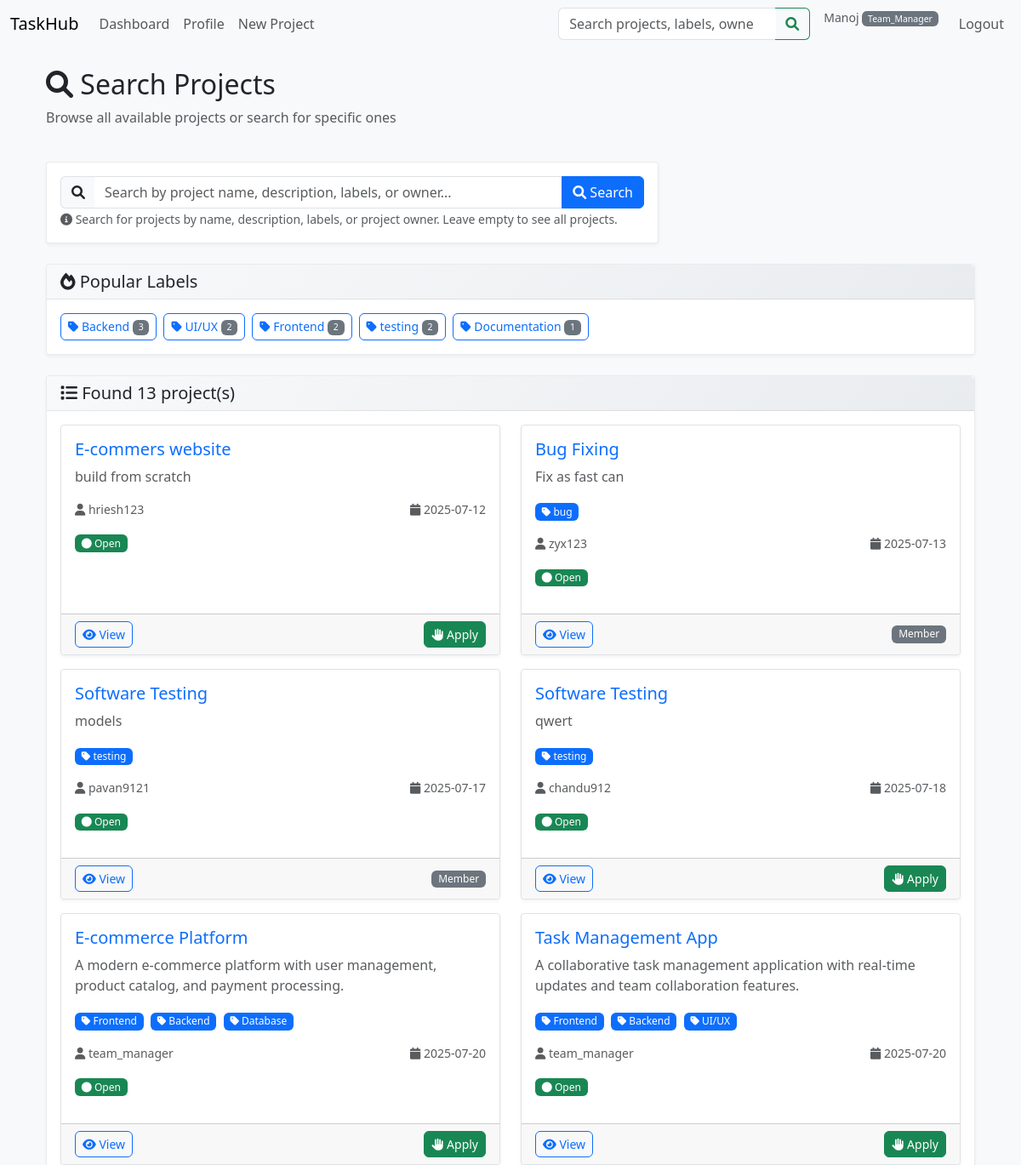
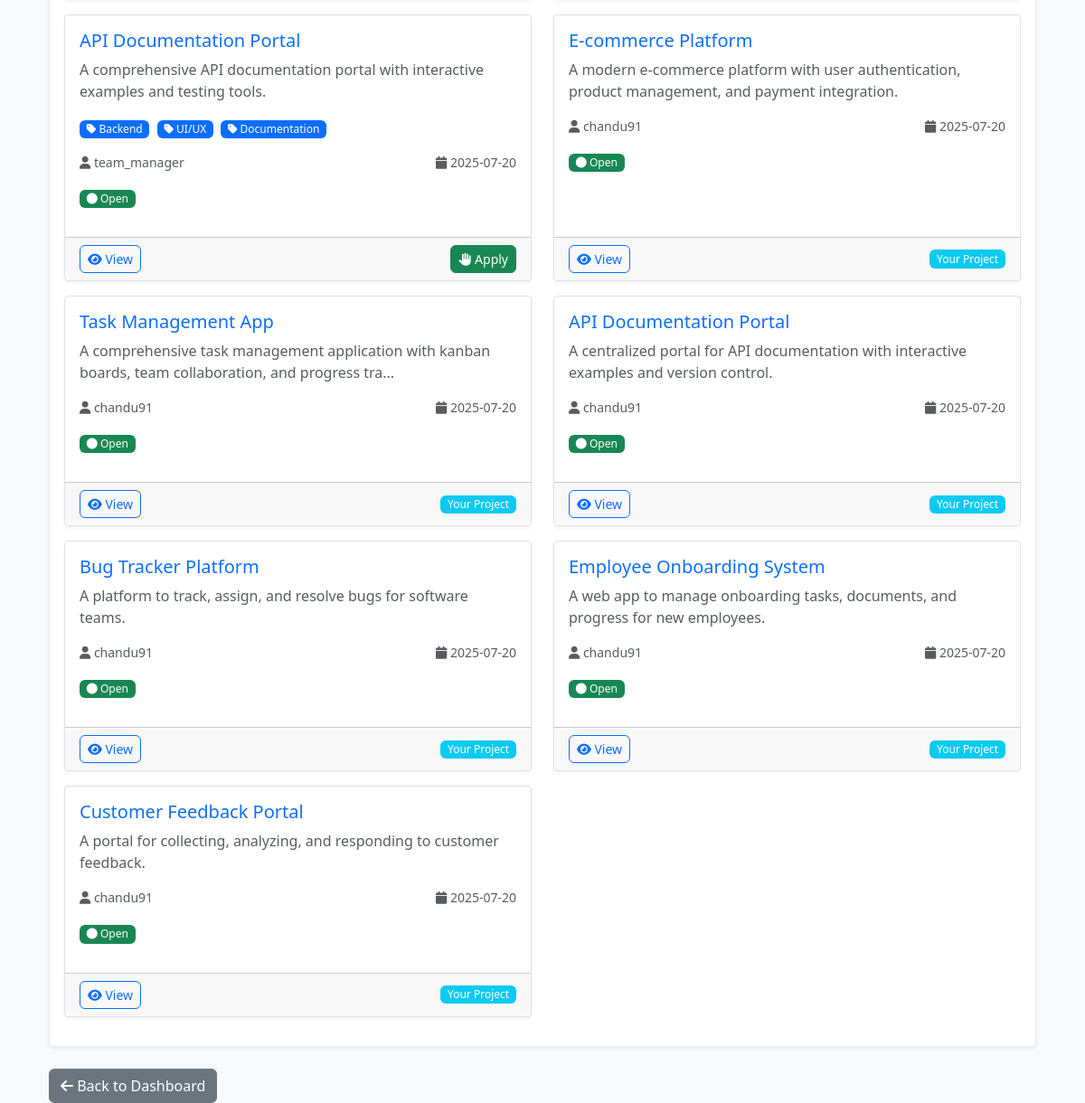
Screenshot of /projects/search (signed in) with the database file from the repository (2 pictures, top to bottom).
### models/user.py (models this page shows, shortened)
class User(db.Model, UserMixin):
    __tablename__ = 'user'
    id = db.Column(db.Integer, primary_key=True)
    username = db.Column(db.String(80), unique=True, nullable=False, index=True)
    email = db.Column(db.String(120), unique=True, nullable=False, index=True)
    password_hash = db.Column(db.String(128), nullable=False)
    role = db.Column(
        db.Enum('visitor', 'developer', 'team_manager', 'admin', name='user_roles'),
        default='visitor',
        nullable=False
    )
    created_at = db.Column(db.DateTime, default=datetime.utcnow)
    updated_at = db.Column(
        db.DateTime,
        default=datetime.utcnow,
        onupdate=datetime.utcnow
    )
    full_name = db.Column(db.String(150))
    job_title = db.Column(db.String(100))
    department = db.Column(db.String(100))
    organization = db.Column(db.String(150))
    location = db.Column(db.String(100))
    bio = db.Column(db.Text)
    avatar_url = db.Column(db.String(255))
    team_id = db.Column(db.Integer, db.ForeignKey('team.id'), nullable=True)
    is_team_leader = db.Column(db.Boolean, default=False)
    owned_projects = db.relationship(
        'Project',
        back_populates='owner',
        lazy='dynamic'
    )
    projects = db.relationship(
        'Project',
        secondary='project_members',
        back_populates='members',
        lazy='dynamic'
    )
    tasks_created = db.relationship(
        'Task',
        back_populates='creator',
        foreign_keys='Task.creator_id',
        lazy='dynamic'
    )
    assigned_tasks = db.relationship(
        'Task',
        foreign_keys='Task.assignee_id',
        back_populates='assignee',
        lazy='dynamic'
    )
    reported_tasks = db.relationship(
        'Task',
        foreign_keys='Task.reporter_id',
        back_populates='reporter',
        lazy='dynamic'
    )
    task_membership = db.relationship(
        'TaskMember',
        back_populates='user',
        lazy='dynamic',
        cascade='all, delete-orphan'
    )
    tickets_created = db.relationship(
        'Ticket',
        back_populates='creator',
        lazy='dynamic',
        cascade='all, delete-orphan'
    )
    role_applications = db.relationship(
        'RoleApplication',
        back_populates='applicant',
        lazy='dynamic',
        cascade='all, delete-orphan',
        foreign_keys='RoleApplication.applicant_id'
    )
    project_applications = db.relationship(
        'ProjectApplication',
        back_populates='applicant',
        lazy='dynamic',
        cascade='all, delete-orphan',
        foreign_keys='ProjectApplication.applicant_id'
    )

### models/project.py (models this page shows, shortened)
class Label(db.Model):
    __tablename__ = 'label'
    id = db.Column(db.Integer, primary_key=True)
    name = db.Column(db.String(50), nullable=False, unique=True)
    color = db.Column(db.String(7), default='#007bff')  # Hex color code
    description = db.Column(db.String(200))
    created_at = db.Column(db.DateTime, default=datetime.utcnow)
    projects = db.relationship(
        'Project',
        secondary=project_labels,
        back_populates='labels',
        lazy='dynamic'
    )

class Project(db.Model):
    __tablename__ = 'project'
    id = db.Column(db.Integer, primary_key=True)
    name = db.Column(db.String(150), nullable=False)
    description = db.Column(db.Text)
    status = db.Column(
        db.Enum('open', 'closed', name='project_status'),
        default='open',
        nullable=False
    )
    owner_id = db.Column(db.Integer, db.ForeignKey('user.id'), nullable=False)
    team_id = db.Column(db.Integer, db.ForeignKey('team.id'), nullable=True)
    created_at = db.Column(db.DateTime, default=datetime.utcnow)
    updated_at = db.Column(
        db.DateTime,
        default=datetime.utcnow,
        onupdate=datetime.utcnow
    )
    owner = db.relationship(
        'User',
        back_populates='owned_projects'
    )
    members = db.relationship(
        'User',
        secondary=project_members,
        back_populates='projects',
        lazy='dynamic'
    )
    labels = db.relationship(
        'Label',
        secondary=project_labels,
        back_populates='projects',
        lazy='dynamic'
    )
    tasks = db.relationship(
        'Task',
        back_populates='project',
        lazy='dynamic',
        cascade='all, delete-orphan'
    )
    tickets = db.relationship(
        'Ticket',
        back_populates='project',
        lazy='dynamic',
        cascade='all, delete-orphan'
    )

### routes/project_routes.py (the view)
@project_bp.route("/search")
@login_required
def search_projects():
    search_query = request.args.get('labels', '').strip()
    projects = []
    error_message = None
    try:
        if not search_query:
            projects = search_projects_enhanced("", current_user)
            search_query = ""
        else:
            projects = search_projects_enhanced(search_query, current_user)
    except Exception as e:
        print(f"Search error: {e}")
        error_message = "No records found. (Database or search error)"
    popular_labels = get_popular_labels(5)
    return render_template(
        "project_search.html",
        projects=projects,
        search_labels=search_query,
        popular_labels=popular_labels,
        error_message=error_message
    )

### controllers/project_controllers.py (called while the page is built, shortened)
def search_projects_enhanced(search_query, user=None):
    if not search_query or not search_query.strip():
        projects = Project.query.filter(Project.status == 'open').all()
    return projects

def get_popular_labels(limit=10):
    return db.session.query(Label, db.func.count(Project.id).label('project_count')).select_from(
        Label
    ).join(
        project_labels, Label.id == project_labels.c.label_id
    ).join(
        Project, project_labels.c.project_id == Project.id
    ).group_by(Label.id).order_by(
        db.func.count(Project.id).desc()
    ).limit(limit).all()

### templates/project_search.html (shortened to what this page needs)
{% extends "base.html" %}
{% block content %}
<div class="container">
  <div class="row mb-4">
    <div class="col">
      <h2><i class="fas fa-search"></i> Search Projects</h2>
      {% if search_labels %}
        <p class="text-muted">Showing projects matching: <strong>{{ search_labels }}</strong></p>
      {% else %}
        <p class="text-muted">Browse all available projects or search for specific ones</p>
      {% endif %}
    </div>
  </div>
  <div class="row mb-4">
    <div class="col-md-8">
      <div class="card">
        <div class="card-body">
          <form method="GET" action="{{ url_for('projects.search_projects') }}" class="d-flex search-form">
            <div class="input-group">
              <span class="input-group-text">
                <i class="fas fa-search"></i>
              </span>
              <input type="text" class="form-control" name="labels"
                     placeholder="Search by project name, description, labels, or owner..."
                     value="{{ search_labels }}"
                     aria-label="Search projects">
              <button type="submit" class="btn btn-primary">
                <i class="fas fa-search"></i> Search
              </button>
            </div>
          </form>
          <small class="form-text text-muted mt-2">
            <i class="fas fa-info-circle"></i>
            Search for projects by name, description, labels, or project owner. Leave empty to see all projects.
          </small>
        </div>
      </div>
    </div>
  </div>
  {% if popular_labels %}
  <div class="row mb-4">
    <div class="col">
      <div class="card">
        <div class="card-header">
          <h5 class="mb-0"><i class="fas fa-fire"></i> Popular Labels</h5>
        </div>
        <div class="card-body">
          <div class="d-flex flex-wrap gap-2 popular-labels">
            {% for label, count in popular_labels %}
            <a href="{{ url_for('projects.search_projects', labels=label.name) }}"
               class="btn btn-outline-primary btn-sm">
              <i class="fas fa-tag"></i> {{ label.name }}
              <span class="badge bg-secondary">{{ count }}</span>
            </a>
            {% endfor %}
          </div>
        </div>
      </div>
    </div>
  </div>
  {% endif %}
  <div class="row">
    <div class="col">
      {% if error_message %}
        <div class="alert alert-warning text-center">
          <i class="fas fa-exclamation-circle"></i> {{ error_message }}
        </div>
      {% elif projects %}
        <div class="card">
          <div class="card-header">
            <h5 class="mb-0">
              <i class="fas fa-list"></i> Found {{ projects|length }} project(s)
            </h5>
          </div>
          <div class="card-body">
            <div class="row">
              {% for project in projects %}
              <div class="col-md-6 mb-3">
                <div class="card h-100 border">
                  <div class="card-body">
                    <h5 class="card-title">
                      <a href="{{ url_for('projects.detail', proj_id=project.id) }}" class="text-decoration-none">
                        {{ project.name }}
                      </a>
                    </h5>
                    {% if project.description %}
                    <p class="card-text text-muted">{{ project.description[:100] }}{% if project.description|length > 100 %}...{% endif %}</p>
                    {% endif %}
                    {% if project.labels.all() %}
                    <div class="mb-3">
                      {% for label in project.labels %}
                      <span class="badge bg-primary me-1">
                        <i class="fas fa-tag"></i> {{ label.name }}
                      </span>
                      {% endfor %}
                    </div>
                    {% endif %}
                    <div class="d-flex justify-content-between align-items-center mb-3">
                      <small class="text-muted">
                        <i class="fas fa-user"></i> {{ project.owner.username or project.owner.email }}
                      </small>
                      <small class="text-muted">
                        <i class="fas fa-calendar"></i> {{ project.created_at.strftime('%Y-%m-%d') }}
                      </small>
                    </div>
                    <div class="mb-3">
                      <span class="badge bg-{{ 'success' if project.status == 'open' else 'secondary' }}">
                        <i class="fas fa-circle"></i> {{ project.status.title() }}
                      </span>
                    </div>
                  </div>
                  <div class="card-footer">
                    <div class="d-flex justify-content-between align-items-center">
                      <a href="{{ url_for('projects.detail', proj_id=project.id) }}" class="btn btn-sm btn-outline-primary">
                        <i class="fas fa-eye"></i> View
                      </a>
                      {% if current_user.id != project.owner_id and not project.members.filter_by(id=current_user.id).first() %}
                        <a href="{{ url_for('projects.apply', proj_id=project.id) }}" class="btn btn-sm btn-success">
                          <i class="fas fa-hand-paper"></i> Apply
                        </a>
                      {% elif current_user.id == project.owner_id %}
                        <span class="badge bg-info">Your Project</span>
                      {% elif project.members.filter_by(id=current_user.id).first() %}
                        <span class="badge bg-secondary">Member</span>
                      {% endif %}
                    </div>
                  </div>
                </div>
              </div>
              {% endfor %}
            </div>
          </div>
        </div>
      {% endif %}
    </div>
  </div>
  <div class="row mt-4">
    <div class="col">
      <a href="{{ url_for('main.dashboard') }}" class="btn btn-secondary">
        <i class="fas fa-arrow-left"></i> Back to Dashboard
      </a>
    </div>
  </div>
</div>
{% endblock %}

### templates/base.html (shortened to what this page needs)
<!DOCTYPE html>
<html lang="en">
<head>
  <link
    href="https://cdn.jsdelivr.net/npm/bootstrap@5.3.0/dist/css/bootstrap.min.css"
    rel="stylesheet"
  >
  <link rel="stylesheet" href="https://cdnjs.cloudflare.com/ajax/libs/font-awesome/6.0.0/css/all.min.css">
  <link rel="stylesheet" href="{{ url_for('static', filename='css/style.css') }}">
</head>
<body>
<nav class="navbar navbar-expand-lg navbar-light bg-light mb-4">
  <div class="container-fluid">
            <a class="navbar-brand" href="{{ url_for('main.index') }}">TaskHub</a>
    <div class="collapse navbar-collapse">
      <ul class="navbar-nav me-auto">
        {% if current_user.is_authenticated %}
          <li class="nav-item">
            <a class="nav-link" href="{{ url_for('main.dashboard') }}">Dashboard</a>
          </li>
          <li class="nav-item">
            <a class="nav-link" href="{{ url_for('main.profile') }}">Profile</a>
          </li>
          {% if current_user.role in ['admin', 'team_manager'] %}
          <li class="nav-item">
            <a class="nav-link" href="{{ url_for('projects.create') }}">New Project</a>
          </li>
          {% endif %}
        {% endif %}
      </ul>
      {% if current_user.is_authenticated %}
      <form class="d-flex me-3" method="GET" action="{{ url_for('projects.search_projects') }}" style="min-width: 250px;">
        <div class="input-group">
          <input class="form-control" type="search" name="labels" placeholder="Search projects, labels, owners..."
                 aria-label="Search projects by labels, names, or owners">
          <button class="btn btn-outline-success" type="submit">
            <i class="fas fa-search"></i>
          </button>
        </div>
      </form>
      {% endif %}
      <ul class="navbar-nav">
        {% if current_user.is_authenticated %}
          <li class="nav-item">
            <span class="navbar-text me-3">
              <small class="text-muted">
                {{ current_user.full_name }}
                <span class="badge bg-{{ 'primary' if current_user.role == 'admin' else 'secondary' }}">
                  {{ current_user.role.title() }}
                </span>
              </small>
            </span>
          </li>
          <li class="nav-item">
            <a class="nav-link" href="{{ url_for('auth.logout') }}">Logout</a>
          </li>
        {% endif %}
      </ul>
    </div>
  </div>
</nav>
<div class="container">
  {% block content %}{% endblock %}
</div>
</body>
</html>

### static/css/style.css (style rules this page uses)
body { background-color: #f8f9fa; }
.navbar .input-group { max-width: 300px; }
.navbar .input-group .form-control { border-right: none; }
.navbar .input-group .btn { border-left: none; border-top-left-radius: 0; border-bottom-left-radius: 0; }
.search-form .input-group-text { background-color: #f8f9fa; border-right: none; }
.search-form .form-control { border-left: none; }
.popular-labels .btn { transition: all 0.2s ease; }
.card { border-radius: 0.25rem; }
.card { box-shadow: 0 2px 4px rgba(0,0,0,0.05); border: 1px solid rgba(0,0,0,0.08); transition: box-shadow 0.2s ease; }
.card-header { background: linear-gradient(135deg, #f8f9fa 0%, #e9ecef 100%); border-bottom: 1px solid rgba(0,0,0,0.08); }
.badge { font-weight: 500; }
.btn { border-radius: 6px; font-weight: 500; transition: all 0.2s ease; }

### rows the page displays
User: full_name "Manoj", role "Team_Manager"
Label: name "Backend", count "3"
Label: name "UI/UX", count "2"
Label: name "Frontend", count "2"
Label: name "testing", id "2"
Label: name "Documentation", count "1"
Project: name "E-commers website", description "build from scratch", owner "hriesh123", created_at "2025-07-12", status "Open"
Project: name "Bug Fixing", description "Fix as fast can", owner "zyx123", created_at "2025-07-13", status "Open", shows "Member"
Label: name "bug"
Project: name "Software Testing", description "models", owner "pavan9121", created_at "2025-07-17", status "Open", shows "Member"
Project: name "Software Testing", description "qwert", owner "chandu912", created_at "2025-07-18", status "Open"
Project: name "E-commerce Platform", description "A modern e-commerce platform with user management, product catalog, and payment processing.", owner "team_manager", created_at "2025-07-20", status "Open"
Label: name "Database"
Project: name "Task Management App", description "A collaborative task management application with real-time updates and team collaboration features.", owner "team_manager", created_at "2025-07-20", status "Open"
Project: name "API Documentation Portal", description "A comprehensive API documentation portal with interactive examples and testing tools.", owner "team_manager", created_at "2025-07-20", status "Open"
Project: name "E-commerce Platform", description "A modern e-commerce platform with user authentication, product management, and payment integration.", owner "chandu91", created_at "2025-07-20", status "Open", shows "Your Project"
Project: name "Task Management App", description "A comprehensive task management application with kanban boards, team collaboration, and progress tra", owner "chandu91", created_at "2025-07-20", status "Open", shows "Your Project"
Project: name "API Documentation Portal", description "A centralized portal for API documentation with interactive examples and version control.", owner "chandu91", created_at "2025-07-20", status "Open", shows "Your Project"
Project: name "Bug Tracker Platform", description "A platform to track, assign, and resolve bugs for software teams.", owner "chandu91", created_at "2025-07-20", status "Open", shows "Your Project"
Project: name "Employee Onboarding System", description "A web app to manage onboarding tasks, documents, and progress for new employees.", owner "chandu91", created_at "2025-07-20", status "Open", shows "Your Project"
Project: name "Customer Feedback Portal", description "A portal for collecting, analyzing, and responding to customer feedback.", owner "chandu91", created_at "2025-07-20", status "Open", shows "Your Project"

### other values shown
{{ projects|length }} "13"
